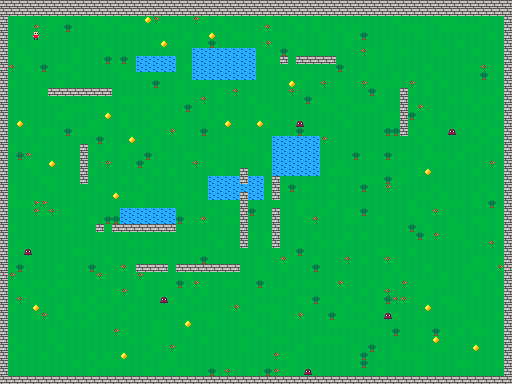

A 2D game scene composited from a Tiled map and its tileset images. What follows is a short description and the map's XML, with each tile layer's data collapsed to a summary:
An orthogonal 64x48 tile map with 8x8 px tiles, 2 tile layers (ground, things).

<map version="1.10" tiledversion="1.10.2" orientation="orthogonal" renderorder="right-down" width="64" height="48" tilewidth="8" tileheight="8" infinite="0" nextlayerid="3" nextobjectid="1">
 <tileset firstgid="1" name="sprites" tilewidth="8" tileheight="8" tilecount="2048" columns="64">
  <image source="sprites.png" width="512" height="256" />
  <tile id="1923">
   <properties>
    <property name="solid" type="bool" value="true" />
   </properties>
  </tile>
  <tile id="1924">
   <properties>
    <property name="flags" type="int" value="2" />
   </properties>
  </tile>
  <tile id="1925">
   <properties>
    <property name="solid" type="bool" value="true" />
   </properties>
  </tile>
 </tileset>
 <layer id="1" name="ground" width="64" height="48">
  <data>[3072 cells, 3072 non-empty, 5 distinct tile ids]</data>
 </layer>
 <layer id="2" name="things" width="64" height="48">
  <data>[3072 cells, 80 non-empty, 4 distinct tile ids]</data>
 </layer>
</map>
